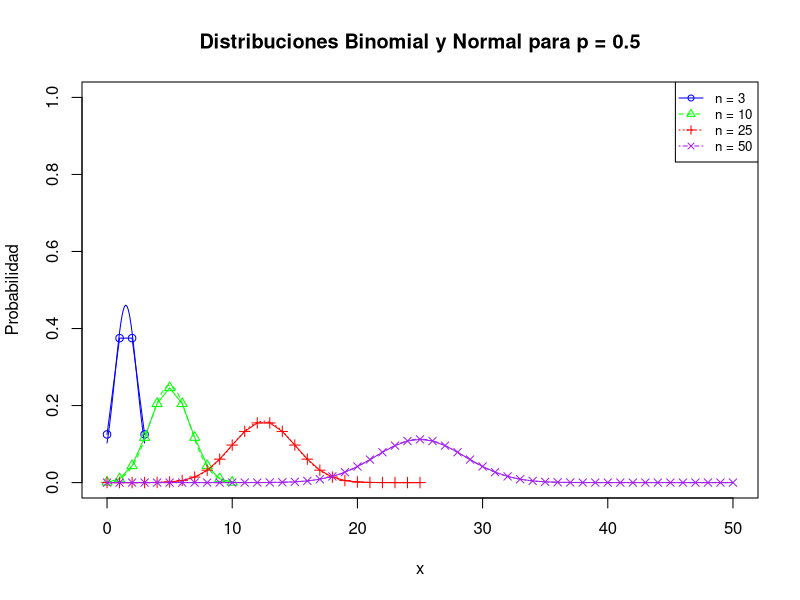
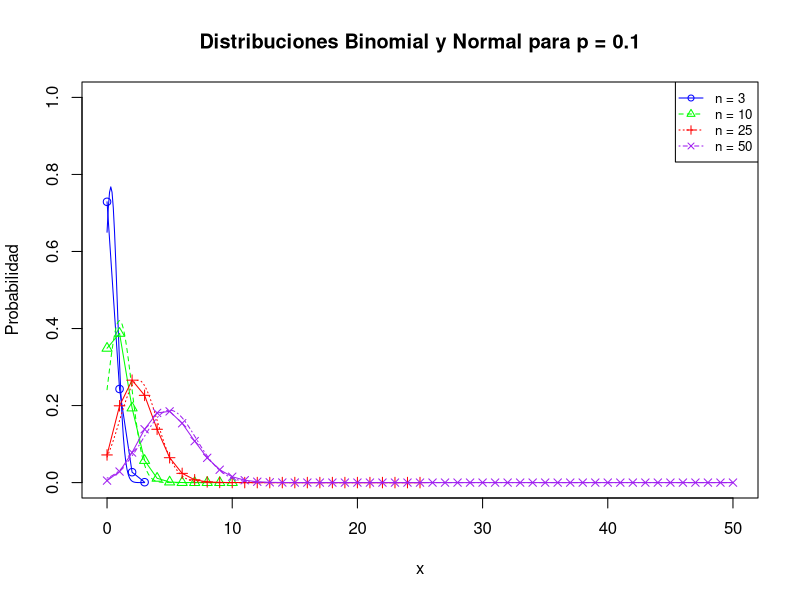
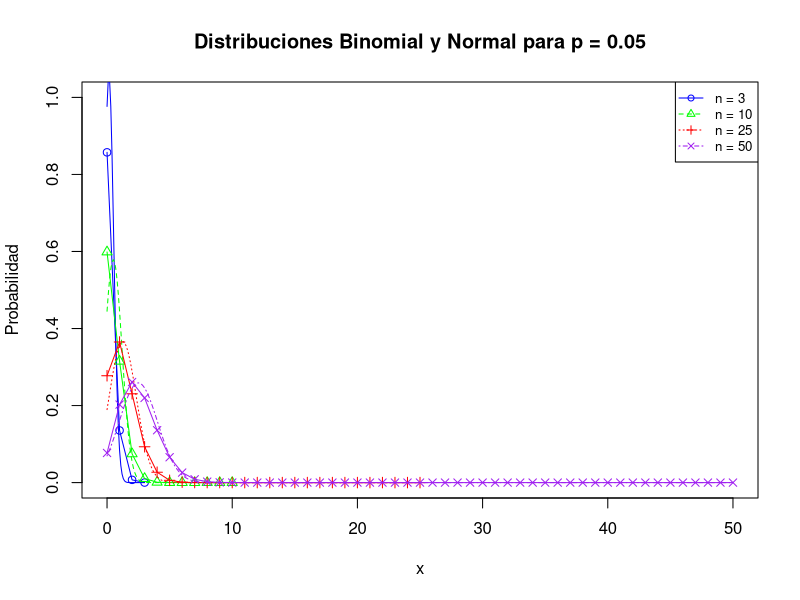
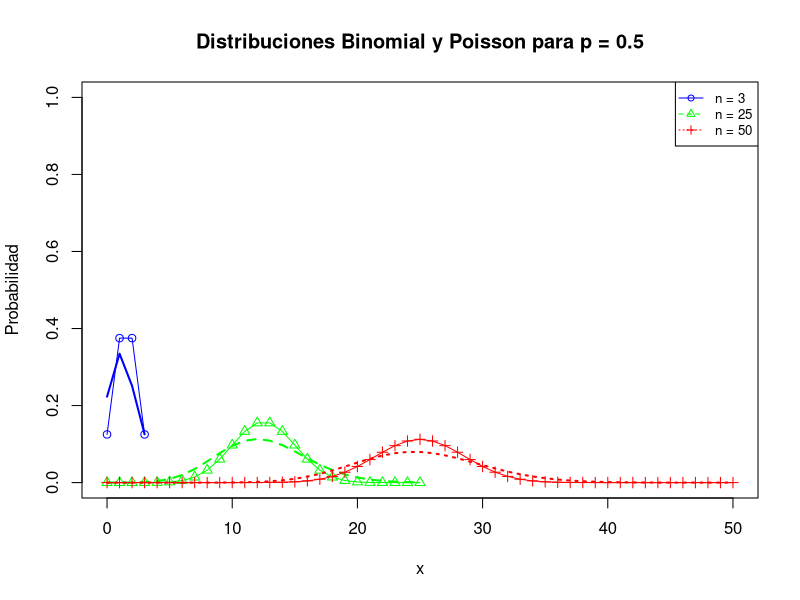
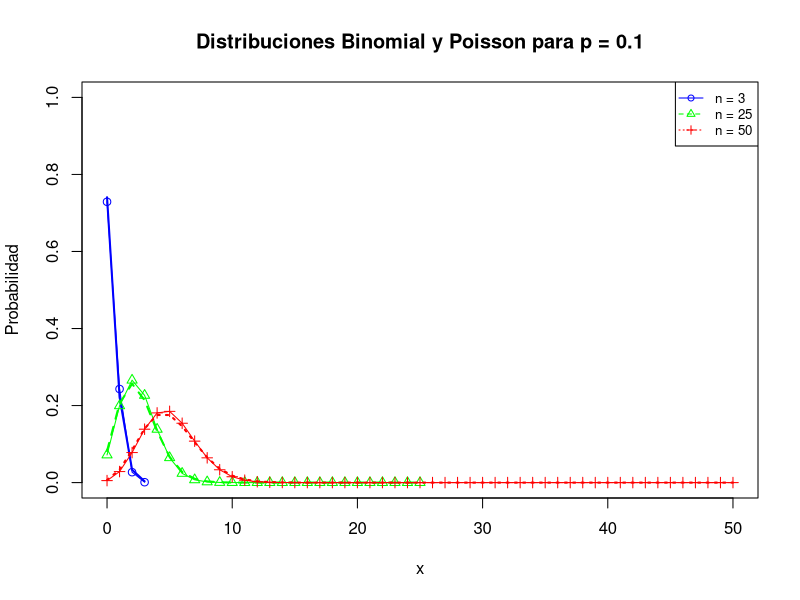
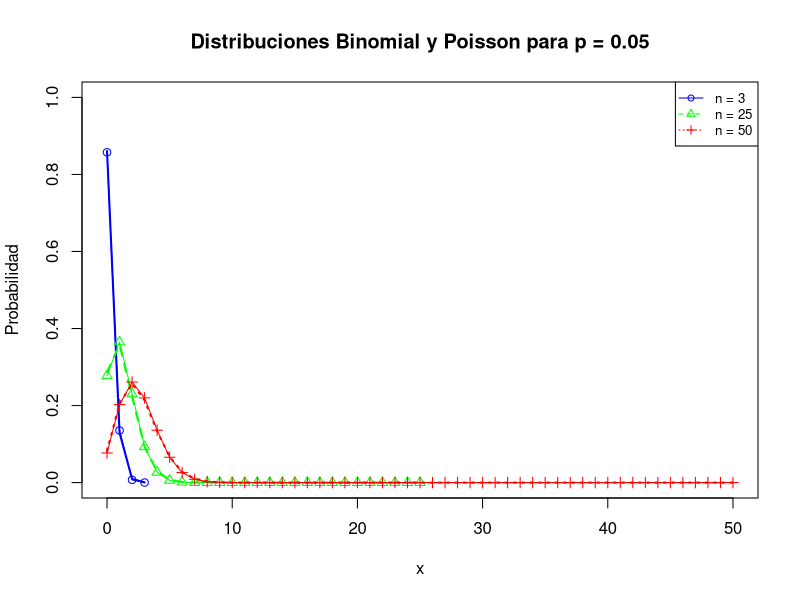
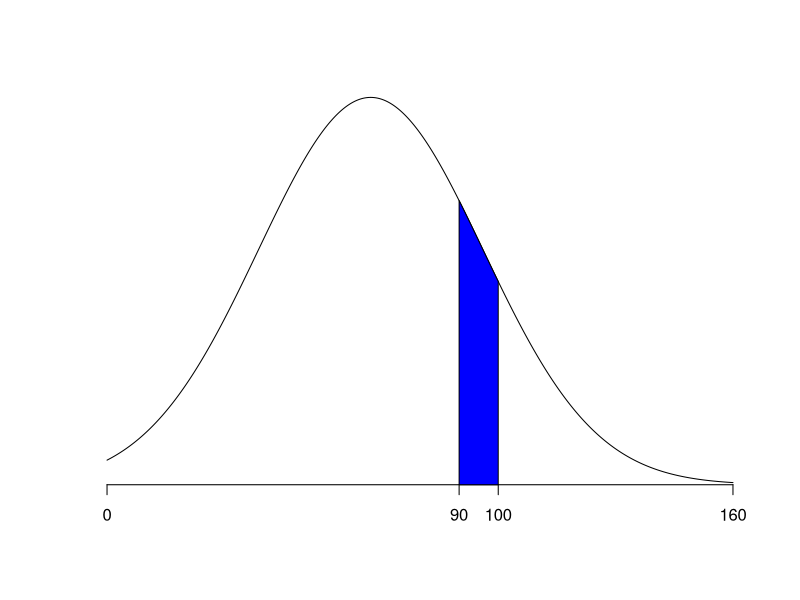

R code for these plots, in order: (Note: this script raises an error after producing the figures.)
## ---- chunk 1
# Función para crear el gráfico para un valor de p dado
plot_dbinomial_dnormal <- function(p) {
  # Establecer los colores para cada valor de n y el tipo de línea
  colores <- c("blue", "green", "red", "purple") # Colores
  tipo_linea <- c(1, 2, 3, 4) # Estilos de línea

  # Establecer el rango de valores de n
  valores_n <- c(3, 10, 25, 50)

  # Crear un marco vacío para el gráfico
  plot(0, 0, xlim = c(0, max(valores_n)), ylim = c(0, 1), xlab = "x", ylab = "Probabilidad",
       main = paste("Distribuciones Binomial y Normal para p =", p), type = "n")

  # Iterar sobre los distintos valores de n
  for (i in 1:length(valores_n)) {
    n <- valores_n[i]

    # Rango de valores para x
    valores_x <- 0:n
    
    # Calcular la distribución binomial
    valores_binom <- dbinom(valores_x, n, p)
    
    # Calcular la distribución normal aproximada
    mu <- n * p
    sigma <- sqrt(n * p * (1 - p))
    x_norm <- seq(min(valores_x), max(valores_x), 0.1)
    valores_norm <- dnorm(x_norm, mean = mu, sd = sigma)

    # Agregar las líneas al gráfico
    lines(valores_x, valores_binom, col = colores[i], type = "o", pch = i)
    lines(x_norm, valores_norm, col = colores[i], lty = tipo_linea[i])
  }

  # Añadir una leyenda
  legend("topright", legend = paste("n =", valores_n), col = colores, lty = tipo_linea, pch = 1:length(valores_n), cex = 0.8)
}

## ---- chunk 2
# Crear gráficos para p = 0.5
plot_dbinomial_dnormal(0.5)

# Crear gráficos para p = 0.1
plot_dbinomial_dnormal(0.1)

# Crear gráficos para p = 0.05
plot_dbinomial_dnormal(0.05)
## ---- chunk 3
# Función para crear el gráfico para un valor de p dado
plot_approximation_poisson <- function(p) {
  # Establecer los colores para cada valor de n
  colors <- c("blue", "green", "red")

  # Establecer el rango de valores de n
  n_values <- c(3, 25, 50)

  # Crear un marco vacío para el gráfico y defino el inio del eje y en cero (0) para mejorar visiblidad
  plot(0, 0, xlim = c(0, max(n_values)), ylim = c(0, 1), xlab = "x", ylab = "Probabilidad",
       main = paste("Distribuciones Binomial y Poisson para p =", p), type = "n")

  # Iterar sobre los distintos valores de n
  for (i in 1:length(n_values)) {
    n <- n_values[i]

    # Rango de valores para x
    x_values <- 0:n
    
    # Calcular la distribución binomial
    binom_values <- dbinom(x_values, n, p)
    
    # Calcular la distribución de Poisson aproximada
    lambda <- n * p
    poisson_values <- dpois(x_values, lambda)

    # Agregar las líneas al gráfico
    lines(x_values, binom_values, col = colors[i], type = "o", pch = i)
    lines(x_values, poisson_values, col = colors[i], lty = i, lwd = 2)
  }

  # Añadir una leyenda
  legend("topright", legend = paste("n =", n_values), col = colors, lty = 1:length(n_values), pch = 1:length(n_values), cex = 0.8)
}
## ---- chunk 4
# Crear gráficos para p = 0.5
plot_approximation_poisson(0.5)

# Crear gráficos para p = 0.1
plot_approximation_poisson(0.1)

# Crear gráficos para p = 0.05
plot_approximation_poisson(0.05)
## ---- chunk 5
# Se define una función para mostrar la distribución normal
plot_normal_distribution <- function(initial_value, final_value, increment, mu, sd, x1, x2) {
  
  # Valores de la variable aleatoria
  var_values <- seq(initial_value, final_value, increment)
  
  # Función de densidad
  dens_function <- dnorm(var_values, mu, sd)
  
  # Gráfico de la distribución normal
  plot(var_values, dens_function, type="l", xlab="", ylab="", axes=FALSE)
  axis(side=1, at=c(initial_value, x1, x2, final_value), pos=0)
  
  # Se dibuja el área bajo la curva de la distribución normal
  dist_function_interval <- var_values >= x1 & var_values <= x2
  polygon(c(x1, var_values[dist_function_interval], x2), c(0, dens_function[dist_function_interval], 0), col="blue")
  
}
## ---- chunk 6
# Se define una función para calcular la probabilidad de que la variable aleatoria peso se encuentre en un rango definido 
normal_dist_prob <- function (mu, sd, x1, x2) {
  return (pnorm(x2, mu, sd) - pnorm(x1, mu, sd))
}
## ---- chunk 7
# Se definen las variables de estudio
mean_weight = 67.4
standard_deviation = 28.7
value1 = 90
value2 = 100

# Se grafica la curva de distribución normal de la variable aleatoria peso de mujeres
plot_normal_distribution(0, 160, 0.1, mean_weight, standard_deviation, value1, value2)

## ---- chunk 8
# Se obtiene la probabilidad
probability = normal_dist_prob(mean_weight, standard_deviation, value1, value2)
print(paste("La probabilidad de que el peso de una mujer se encuentre entre 90 y 100 kg es de", probability))

## ---- chunk 9
# Parámetros
p <- 1/1000 # probabilidad de que una persona sufra una reacción a la vacuna
n <- 2000 # número de personas que se muestrean
size_muestra <- 30 # Tamaño de la muestra aleatoria

# Calculamos la probabilidad de la distribución binomial

Xb <- rbinom(n = size_muestra, size = n, prob = p) # Muestra aleatoria de la distribución binomial
prob <- dbinom(xb, n, p) # Probabilidad de la distribución binomial

print(xb)
print(prob)
## ---- chunk 10
# Gráfico de la distribución binomial
plot(xb, prob, col = "blue", lwd = 10, xlab = "Número de Éxitos", ylab = "Probabilidad", main = "Distribución Binomial")

## ---- chunk 11
# Parámetros de la distribución normal aproximada
mu <- n * p
sigma <- sqrt(n * p * (1 - p))

# Generar valores para la distribución normal
x_norm <- seq(min(Xb), max(Xb), length.out = 100)
y_norm <- dnorm(x_norm, mean = mu, sd = sigma) # Función de densidad de probabilidad de la distribución normal
## ---- chunk 12
# Media y desviación típica de la distribución normal
media <- mean(x_norm)
desviacion_tipica <- sd(x_norm)

print(media)
print(desviacion_tipica)
## ---- chunk 13
# Graficar la muestra binomial y la distribución normal aproximada
hist(muestra_binomial, breaks = 40, probability = TRUE, col = "blue", xlab = "Número de Éxitos", ylab = "Densidad", main = "Muestra Binomial vs. Distribución Normal Aproximada")
lines(x_norm, y_norm, col = "red", lwd = 2)
## ---- chunk 14
# Parámetros de la distribución de Poisson aproximada
lambda <- n * p
poisson_values <- dpois(xb, lambda)

tasa <- lambda / n

print(tasa)
## ---- chunk 15
# Graficar la muestra binomial, la distribución normal y la distribución de Poisson aproximada
plot(xb, prob, col = "blue", type = "o", lwd = 2, xlab = "Número de Éxitos", ylab = "Probabilidad", main = "Distribución Binomial vs D. Normal vs. D. de Poisson")
lines(x_norm, y_norm, col = "red", lwd = 2)
lines(xb, poisson_values, col = "green", lwd = 2)

# Agregarmos una leyenda
legend("topright", c("D. Binomial", "D. Normal", "D. de Poisson"), col = c("blue", "red", "green"), lwd = c(1, 2, 2))
## ---- chunk 16
# Parámetros
p <- 1/1000 # probabilidad de que una persona sufra una reacción a la vacuna
n <- 2000 # número de personas que se muestrean
mu <- n * p # media de la distribución binomial
sigma <- sqrt(n * p * (1 - p)) # desviación típica de la distribución binomial
lambda <- n * p # parámetro lambda de la distribución de Poisson

# Para P(Xb = 3)
# Calculamos la probabilidad de la distribución binomial
pb <- pbinom(3, n, p)
print(pb)

# Calculamos la probabilidad de la distribución normal
pn <- pnorm(3, mean = mu, sd = sigma)
print(pn)

# Calculamos la probabilidad de la distribución de Poisson
pp <- ppois(3, lambda = lambda)
print(pp)
## ---- chunk 17
# Creamos un gráfico de barras con pb, pn y pp
bp <- barplot(c(pb, pn, pp), names.arg = c("Binomial", "Normal", "Poisson"), col = c("blue", "red", "green"), main = "P(Xb = 3)", ylab = "Probabilidad", ylim = c(0, 1))
text(bp, c(pb, pn, pp), labels = c(pb, pn, pp), pos = 3, cex = 0.8)
## ---- chunk 18
# Para P(2 <= Xb <= 4)
# Calculamos la probabilidad de la distribución binomial
pb2 <- pbinom(4, n, p) - pbinom(1, n, p)
print(pb2)

# Calculamos la probabilidad de la distribución normal
pn2 <- pnorm(4, mean = mu, sd = sigma) - pnorm(1, mean = mu, sd = sigma)
print(pn2)

# Calculamos la probabilidad de la distribución de Poisson
pp2 <- ppois(4, lambda = lambda) - ppois(1, lambda = lambda)
print(pp2)
## ---- chunk 19
# Graficar la muestra binomial, la distribución normal y la distribución de Poisson aproximada
bp <- barplot(c(pb2, pn2, pp2), names.arg = c("Binomial", "Normal", "Poisson"), col = c("blue", "red", "green"), main = "P(2 <= Xb <= 4)", ylab = "Probabilidad", ylim = c(0, 0.9))
text(bp, c(pb2, pn2, pp2), labels = c(pb2, pn2, pp2), pos = 3, cex = 0.8)
